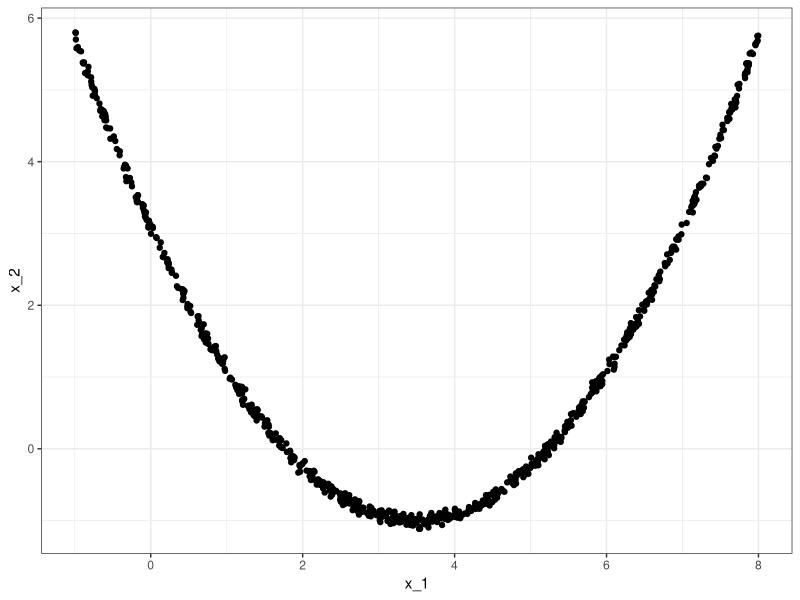
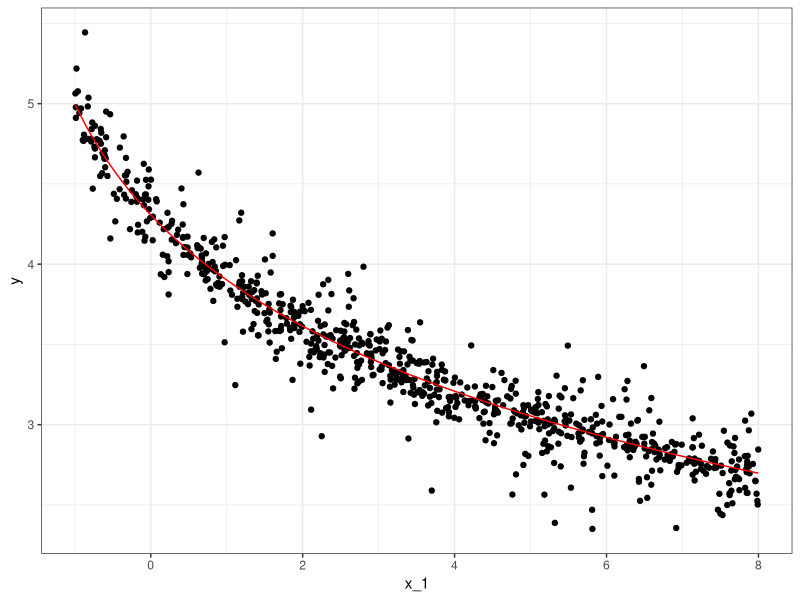
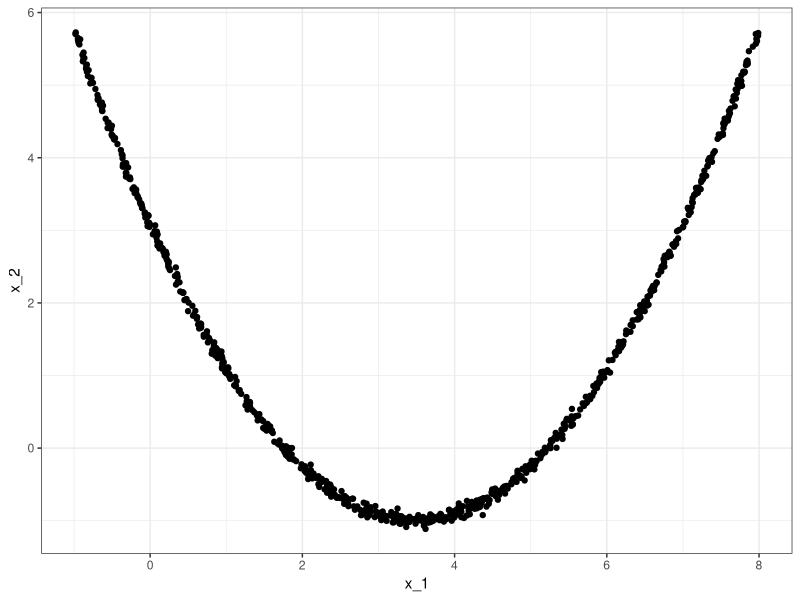
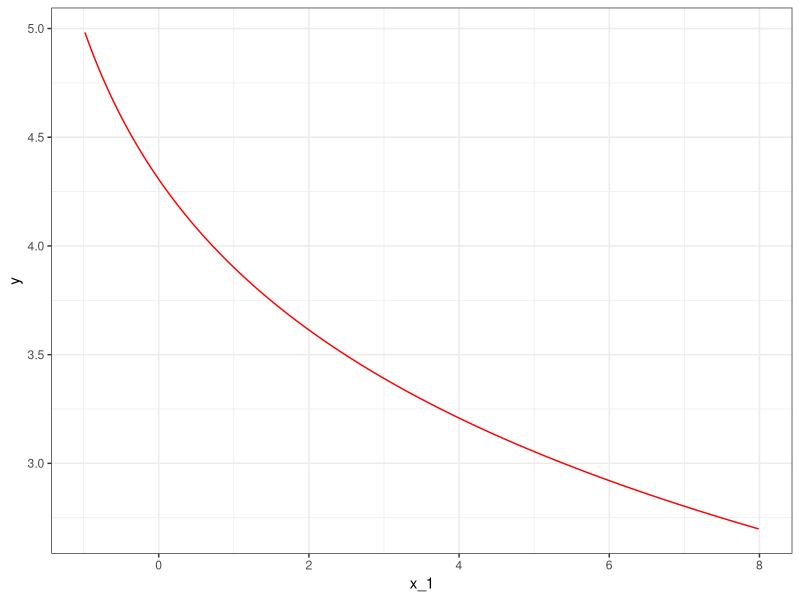
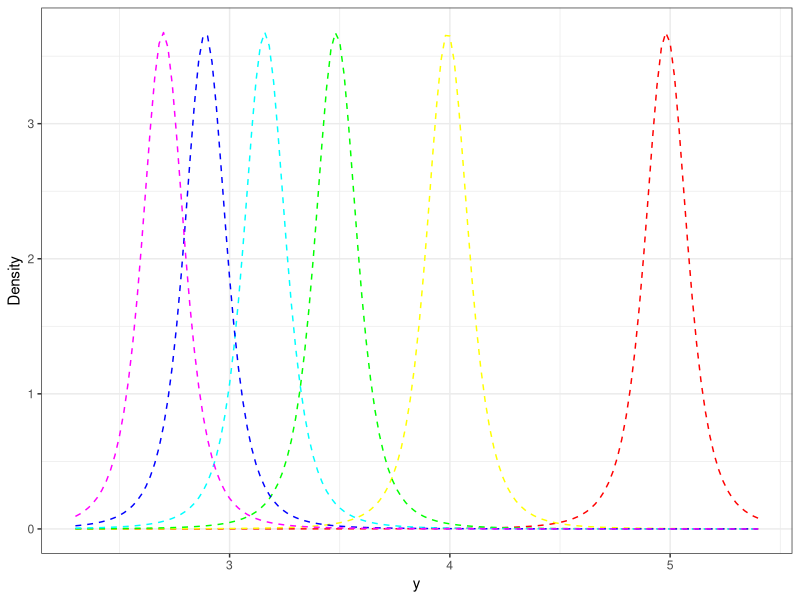

The R source for these figures, in order:
##############################################
## Data Generation for StatSci paper
##############################################
library(ggplot2)
library(tidyverse)
library(mvtnorm) 
library(msm)

##############################################
## Example 1: Drawback of Joint
##############################################

# Training Data
set.seed(1010101)
n = 800
p = 2

# Covariates
x= matrix(0,n,p)
x[,1] = runif(n,-1,8)
x[,2] = (x[,1]-3.5)^2/3-1+rnorm(n,0,0.05)

ggplot() +
  geom_point(aes(x = x[,1], y = x[,2])) +
  theme_bw() +
  xlab("x_1") +
  ylab("x_2")

# Response
y = 5-log(x[,1]+2) +rt(n, df=3)*0.1
m_true = 5-log(x[,1]+2)

ggplot() +
  geom_point(aes(x = x[,1], y = y)) +
  theme_bw() +
  xlab("x_1") +
  ylab("y") +
  geom_line(aes(x = x[,1], y = m_true), col ="red")

### PREDICTION
n_new = 800

# Covariates
x_new= matrix(0,n_new,p)
x_new[,1] = runif(n_new,-1,8)
x_new[,2] = (x_new[,1]-3.5)^2/3-1+rnorm(n_new,0,0.05)

# True regression function
m_true_new = 5-log(x_new[,1]+2)

# True density
y_grid=seq(2.3,5.4,.02)
m2=length(y_grid)
f_true_new = dt((matrix(y_grid,nrow=m2,ncol=n_new)-t(matrix(m_true_new,nrow=n_new,ncol=m2)))/0.1, df=3)/0.1

ggplot() +
  geom_point(aes(x = x_new[,1], y = x_new[,2])) +
  theme_bw() +
  xlab("x_1") +
  ylab("x_2")

ggplot() +
  geom_line(aes(x = x_new[,1], y = m_true_new), col ="red") +
  theme_bw() +
  xlab("x_1") +
  ylab("y") 

#Plot density for a few observations
xs = sort(x_new[,1], index.return=TRUE)
inds = xs$ix[c(seq(1,n_new,n_new/5),n_new)]
cols = rainbow(6)
ggplot() +
  geom_line(aes(x = y_grid, y = f_true_new[,inds[1]]), col = cols[1],linetype = "dashed") +
  geom_line(aes(x = y_grid, y = f_true_new[,inds[2]]), col = cols[2],linetype = "dashed") +
  geom_line(aes(x = y_grid, y = f_true_new[,inds[3]]), col = cols[3],linetype = "dashed") +
  geom_line(aes(x = y_grid, y = f_true_new[,inds[4]]), col = cols[4],linetype = "dashed") +
  geom_line(aes(x = y_grid, y = f_true_new[,inds[5]]), col = cols[5],linetype = "dashed") +
  geom_line(aes(x = y_grid, y = f_true_new[,inds[6]]), col = cols[6],linetype = "dashed") +
  theme_bw() +
  labs( x = "y", y = "Density")

# Save data
save.image("data_ex1_tdf3.RData")

write.csv(cbind(x,y), file = "ex1train_terrors.csv", row.names = TRUE)
write.csv(x_new, file = "ex1test_terrors.csv", row.names = TRUE)
write.csv(f_true_new, file = "ex1test_terrors_dens.csv", row.names = TRUE)
